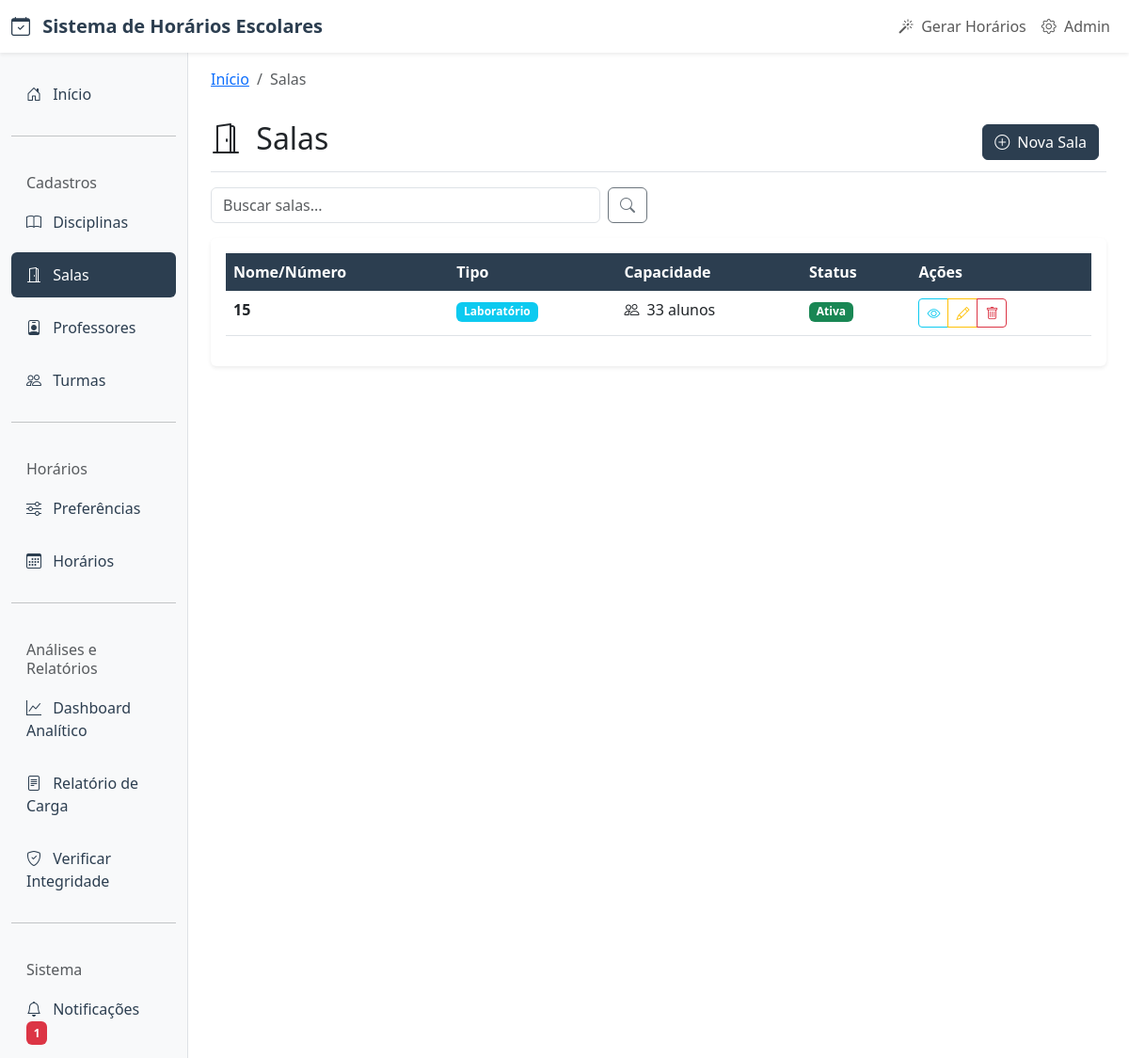
Screenshot of /salas/ with the database file from the repository.
### core/models.py (models this page shows, shortened)
class Sala(models.Model):
    TIPOS_SALA = [
        ('normal', 'Sala Normal'),
        ('laboratorio', 'Laboratório'),
        ('auditorio', 'Auditório'),
    ]
    nome_numero = models.CharField(
        max_length=50,
        verbose_name="Nome/Número da Sala",
        help_text="Nome ou número identificador da sala"
    )
    tipo = models.CharField(
        max_length=20,
        choices=TIPOS_SALA,
        default='normal',
        verbose_name="Tipo da Sala",
        help_text="Tipo da sala de aula"
    )
    capacidade = models.PositiveIntegerField(
        verbose_name="Capacidade",
        help_text="Capacidade máxima de alunos",
        validators=[MinValueValidator(1), MaxValueValidator(200)]
    )
    ativa = models.BooleanField(
        default=True,
        verbose_name="Ativa",
        help_text="Se a sala está ativa no sistema"
    )
    criado_em = models.DateTimeField(auto_now_add=True)
    atualizado_em = models.DateTimeField(auto_now=True)
    class Meta:
        verbose_name = "Sala"
        verbose_name_plural = "Salas"
        ordering = ['nome_numero']

### core/views.py (the view)
# urls.py: path('salas/', views.SalaListView.as_view(), name='sala_list'),
class SalaListView(ListView):
    model = Sala
    template_name = 'core/sala_list.html'
    context_object_name = 'salas'
    paginate_by = 10
    def get_queryset(self):
        queryset = Sala.objects.all().order_by('nome_numero')
        search = self.request.GET.get('search')
        if search:
            queryset = queryset.filter(
                Q(nome_numero__icontains=search) |
                Q(tipo__icontains=search)
            )
        return queryset

### core/templates/core/sala_list.html (shortened to what this page needs)
{% extends 'core/base.html' %}
{% block breadcrumb %}
<nav aria-label="breadcrumb">
    <ol class="breadcrumb">
        <li class="breadcrumb-item"><a href="{% url 'core:home' %}">Início</a></li>
        <li class="breadcrumb-item active">Salas</li>
    </ol>
</nav>
{% endblock %}
{% block content %}
<div class="fade-in">
    <div class="d-flex justify-content-between flex-wrap flex-md-nowrap align-items-center pt-3 pb-2 mb-3 border-bottom">
        <h1 class="h2">
            <i class="bi bi-door-open me-2"></i>
            Salas
        </h1>
        <div class="btn-toolbar mb-2 mb-md-0">
            <div class="btn-group me-2">
                <a href="{% url 'core:sala_create' %}" class="btn btn-primary">
                    <i class="bi bi-plus-circle me-1"></i>
                    Nova Sala
                </a>
            </div>
        </div>
    </div>
    <div class="row mb-3">
        <div class="col-md-6">
            <form method="get" class="d-flex">
                <input type="text" name="search" class="form-control me-2"
                       placeholder="Buscar salas..."
                       value="{{ request.GET.search }}">
                <button type="submit" class="btn btn-outline-secondary">
                    <i class="bi bi-search"></i>
                </button>
            </form>
        </div>
    </div>
    <div class="card">
        <div class="card-body">
            {% if salas %}
                <div class="table-responsive">
                    <table class="table table-hover">
                        <thead>
                            <tr>
                                <th>Nome/Número</th>
                                <th>Tipo</th>
                                <th>Capacidade</th>
                                <th>Status</th>
                                <th>Ações</th>
                            </tr>
                        </thead>
                        <tbody>
                            {% for sala in salas %}
                                <tr>
                                    <td>
                                        <strong>{{ sala.nome_numero }}</strong>
                                    </td>
                                    <td>
                                        <span class="badge
                                            {% if sala.tipo == 'laboratorio' %}bg-info
                                            {% elif sala.tipo == 'auditorio' %}bg-warning
                                            {% else %}bg-secondary{% endif %}">
                                            {{ sala.get_tipo_display }}
                                        </span>
                                    </td>
                                    <td>
                                        <i class="bi bi-people me-1"></i>
                                        {{ sala.capacidade }} alunos
                                    </td>
                                    <td>
                                        {% if sala.ativa %}
                                            <span class="badge bg-success badge-status">Ativa</span>
                                        {% else %}
                                            <span class="badge bg-secondary badge-status">Inativa</span>
                                        {% endif %}
                                    </td>
                                    <td>
                                        <div class="btn-group btn-group-sm" role="group">
                                            <a href="{% url 'core:sala_detail' sala.pk %}"
                                               class="btn btn-outline-info" title="Ver detalhes">
                                                <i class="bi bi-eye"></i>
                                            </a>
                                            <a href="{% url 'core:sala_update' sala.pk %}"
                                               class="btn btn-outline-warning" title="Editar">
                                                <i class="bi bi-pencil"></i>
                                            </a>
                                            <a href="{% url 'core:sala_delete' sala.pk %}"
                                               class="btn btn-outline-danger btn-delete" title="Excluir">
                                                <i class="bi bi-trash"></i>
                                            </a>
                                        </div>
                                    </td>
                                </tr>
                            {% endfor %}
                        </tbody>
                    </table>
                </div>
            {% endif %}
        </div>
    </div>
</div>
{% endblock %}

### core/templates/core/base.html (style rules this page uses)
:root { --primary-color: #2c3e50; --secondary-color: #3498db; --success-color: #27ae60; --warning-color: #f39c12; --danger-color: #e74c3c; }
.card { border: none; box-shadow: 0 0.125rem 0.25rem rgba(0, 0, 0, 0.075); transition: all 0.3s ease; }
.btn-primary { background-color: var(--primary-color); border-color: var(--primary-color); }
.table th { background-color: var(--primary-color); color: white; border: none; }
.badge-status { font-size: 0.75rem; }
.fade-in { animation: fadeIn 0.5s ease-in; }

### rows the page displays
Sala: nome_numero "15", tipo "Laboratório", capacidade "33", ativa "Ativa"
